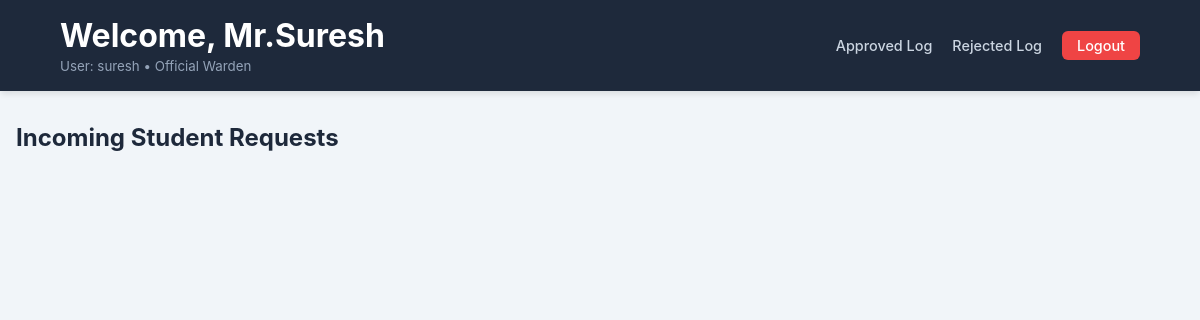
Before: /warden_page/1 (signed in) with the older database file.
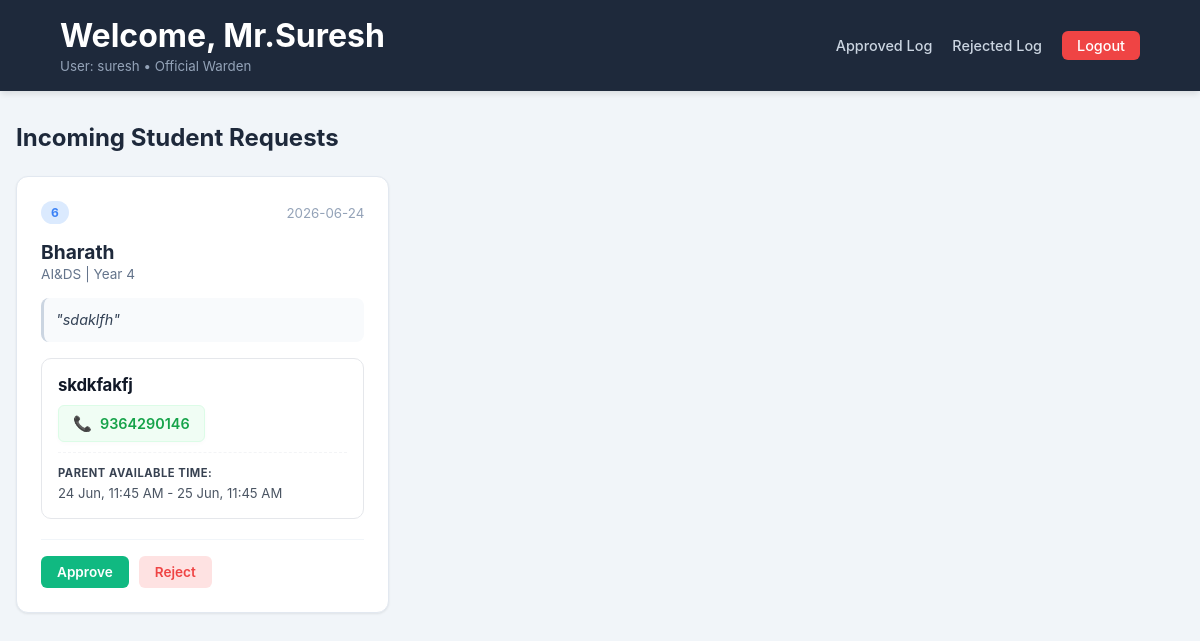
After: the same page with the newer database file.
### app.py (models this page shows, shortened)
class Letter(db.Model):
    id = db.Column(db.Integer, primary_key=True)
    student_name = db.Column(db.String(50))
    student_department = db.Column(db.String(60))
    student_year = db.Column(db.String(10))
    student_college = db.Column(db.String(100))
    category = db.Column(db.String(50))  # e.g., 'Staff, HOD, Warden'
    nameSelection = db.Column(db.String(50))
    letter_content = db.Column(db.Text)   # The main body text
    request_category = db.Column(db.String(50))
    request_date = db.Column(db.String(20)) # The date string from the form
    parent_name = db.Column(db.String(100))
    parent_no = db.Column(db.Integer)
    parent_start_time = db.Column(db.DateTime)
    parent_end_time = db.Column(db.DateTime)
    status = db.Column(db.String(20), default='Progress') # Pending, Approved, Rejected
    student_id = db.Column(db.Integer, db.ForeignKey('student.id'))
    created_at = db.Column(db.DateTime, default=datetime.utcnow)

### app.py (the view)
@app.route('/warden_page/<int:id>', methods=['GET', 'POST'])
@login_required
def warden_page(id):
    if current_user.id != id:
        return render_template('error_page.html')
    warden = Warden.query.get_or_404(id)
    letters = Letter.query.filter_by(nameSelection=warden.name).all()
    return render_template('warden_page.html', warden=warden, letters=letters)

### app.py (called while the page is built, shortened)
@login_manager.user_loader
def load_user(user_id):
    uid = int(user_id)
    user = User.query.get(uid)
    if user:
        return user

### templates/warden_page.html (shortened to what this page needs)
<!DOCTYPE html>
<html lang="en">
<head>
</head>
<body>
    <header class="dashboard-header">
        <div class="profile-info">
            <h1>Welcome, {{ warden.name }}</h1>
            <small style="color: #94a3b8;">User: {{ warden.username }} • Official Warden</small>
        </div>
        <nav class="nav-group">
            <a href="/warden_page/approval_letters/{{ warden.id }}">Approved Log</a>
            <a href="/warden_page/rejected_letters/{{ warden.id }}">Rejected Log</a>
            <a href="/logout" class="logout-btn">Logout</a>
        </nav>
    </header>
    <div class="dashboard-container">
        <main class="content">
            <h2>Incoming Student Requests</h2>
            <div class="letter-grid">
                {% for l in letters %}
                {% if l.status == 'Pending Warden' %}
                <div class="letter-card">
                    <div class="card-header">
                        <span class="category-badge">{{ l.id }}</span>
                        <small style="color: #94a3b8;">{{ l.created_at.strftime('%Y-%m-%d') }}</small>
                    </div>
                    <div class="student-info">
                        <h3>{{ l.student_name }}</h3>
                        <p>{{ l.student_department }} | Year {{ l.student_year }}</p>
                    </div>
                    <div class="letter-body">
                        <p class="content-text">"{{ l.letter_content }}"</p>
                    </div>
                    <div class="meta-info">
                        <p>{{ l.parent_name }}</p>
                        <div class="contact-action-container">
                            <a href="tel:{{ l.parent_no }}" class="phone-call-btn" title="Click to Call">
                                <span class="phone-icon">📞</span>
                                <span class="phone-number-text">{{ l.parent_no }}</span>
                            </a>
                        </div>
                        <p>
                            <strong>Parent Available Time:</strong><br>
                            {{ l.parent_start_time.strftime('%d %b, %I:%M %p') }} - {{ l.parent_end_time.strftime('%d %b, %I:%M %p') }}
                        </p>
                    </div>
                    <div class="card-footer">
                        <div class="action-buttons">
                            <a class="btn approve" href="{{ url_for('approval_letter', id=l.id) }}"
                                onclick="return confirm('Approve this request?');">Approve</a>
                            <a class="btn reject" href="{{ url_for('warden_reject_letter', id=l.id) }}"
                                onclick="return confirm('Reject this request?');">Reject</a>
                        </div>
                    </div>
                </div>
                {% endif %}
                {% endfor %}
            </div>
        </main>
    </div>
</body>
</html>

Changed rows visible on the page:
added Letter: id "6", created_at "2026-06-24", student_name "Bharath", student_department "AI&DS", student_year "4", letter_content "sdaklfh", parent_name "skdkfakfj", parent_no "9364290146", parent_start_time "24 Jun, 11:45 AM", parent_end_time "25 Jun, 11:45 AM"
